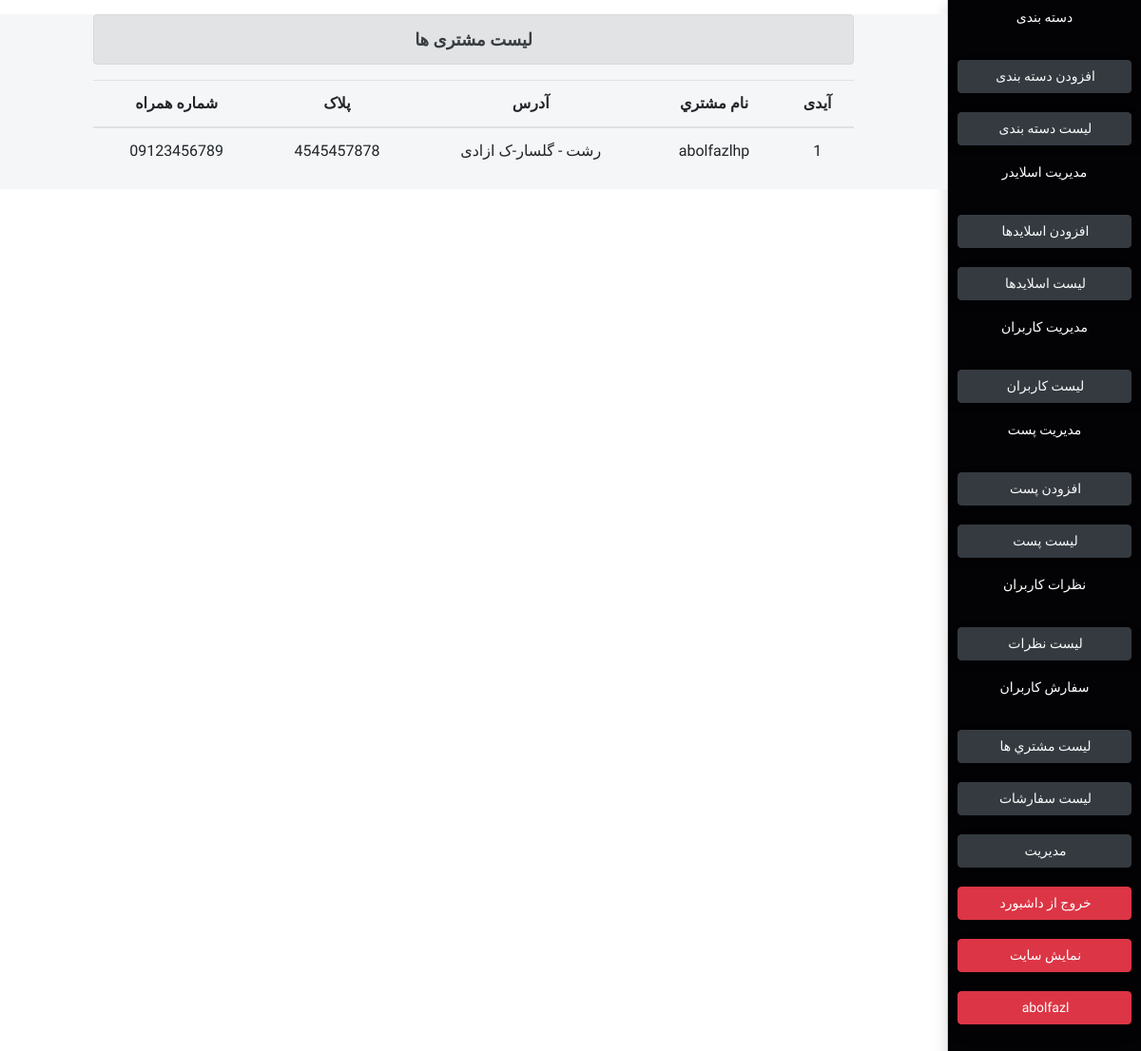
/admin/costumers.php (signed in), run on the app's committed database.
### tables this page shows
CREATE TABLE `bascket` (
  `id` int(11) NOT NULL,
  `userid` varchar(200) NOT NULL,
  `proid` varchar(200) NOT NULL,
  `address` text NOT NULL DEFAULT '0',
  `plaque` varchar(100) NOT NULL DEFAULT '0',
  `phone` varchar(100) NOT NULL DEFAULT '0',
  `status` varchar(200) NOT NULL DEFAULT '0',
  `date` date NOT NULL DEFAULT current_timestamp()
);

### files/connect/database.php (called while the page is built, shortened)
<?php
class database
{
    public function __construct($dbname1, $dbuser1, $dbpass1)
    {
        $this->dbname = $dbname1;
        $this->dbuser = $dbuser1;
        $this->dbpass = $dbpass1;
        $this->conn = new PDO("mysql:host=localhost;dbname=" . $this->dbname, $this->dbuser, $this->dbpass);
    }
}
class action extends database
{
    public function select($query, $row = [], $fetch = "fetch")
    {
        $result = $this->conn->prepare($query);
        foreach ($row as $key => $value) {
            $result->bindValue($key + 1, $value);
        }
        $result->execute();
        if ($fetch == "fetch") {
            return $row = $result->fetch(PDO::FETCH_OBJ);
        } else {
            return $row = $result->fetchAll(PDO::FETCH_OBJ);
        }
    }
}

### admin/costumers.php (the view, shortened to what this page needs)
<?php include_once "fileadmin/page/header.php" ?>
<?php
$action = new action("store of me", "root", "");
$query = "SELECT * FROM bascket WHERE status=?";
$row = ["1"];
$select = $action->select($query, $row, "fetchall");
?>
<div class="boxfather">
    <?php include_once 'fileadmin/page/sidebar.php' ?>
    <div class="leftbox" style="margin-top: 15px;">
        <div class="container-fluid text-center">
            <div class="row">
                <div class="col-10 mx-auto">
                    <div class="alert alert-secondary" style="font-size:18px;font-weight: bold;">
                        لیست مشتری ها
                    </div>
                    <table class="table table-hover">
                        <thead>
                            <tr>
                                <th>آیدی</th>
                                <th>نام مشتري</th>
                                <th>آدرس</th>
                                <th>پلاک</th>
                                <th>شماره همراه</th>
                            </tr>
                        </thead>
                        <tbody>
                            <?php $z = 1; ?>
                            <?php foreach ($select as $value) { ?>
                                <tr>
                                    <td><?php echo $z ?></td>
                                    <td><?php echo $value->userid ?></td>
                                    <td><?php echo $value->address ?></td>
                                    <td><?php echo $value->plaque ?></td>
                                    <td><?php echo $value->phone ?></td>
                                </tr>
                            <?php $z++;
                            } ?>
                        </tbody>
                    </table>
                </div>
            </div>
        </div>
    </div>
</div>
<?php include_once 'fileadmin/page/footer.php' ?>

### admin/fileadmin/css/style.css (style rules this page uses)
body { padding: 0; margin: 0; direction: rtl !important; background-color: #fff; text-decoration: none; list-style: none; }
* { font-family: 'Vazirmatn', sans-serif; }
.boxfather { width: 100%; height: 100%; }
.leftbox { float: left; width: 83%; height: 100%; background: #f4f6f7; }

### data on the page
bascket: userid "abolfazlhp", address "رشت - گلسار-ک ازادی", plaque "4545457878", phone "09123456789"

### other printed values
$_SESSION['adminusername'] "abolfazl"
